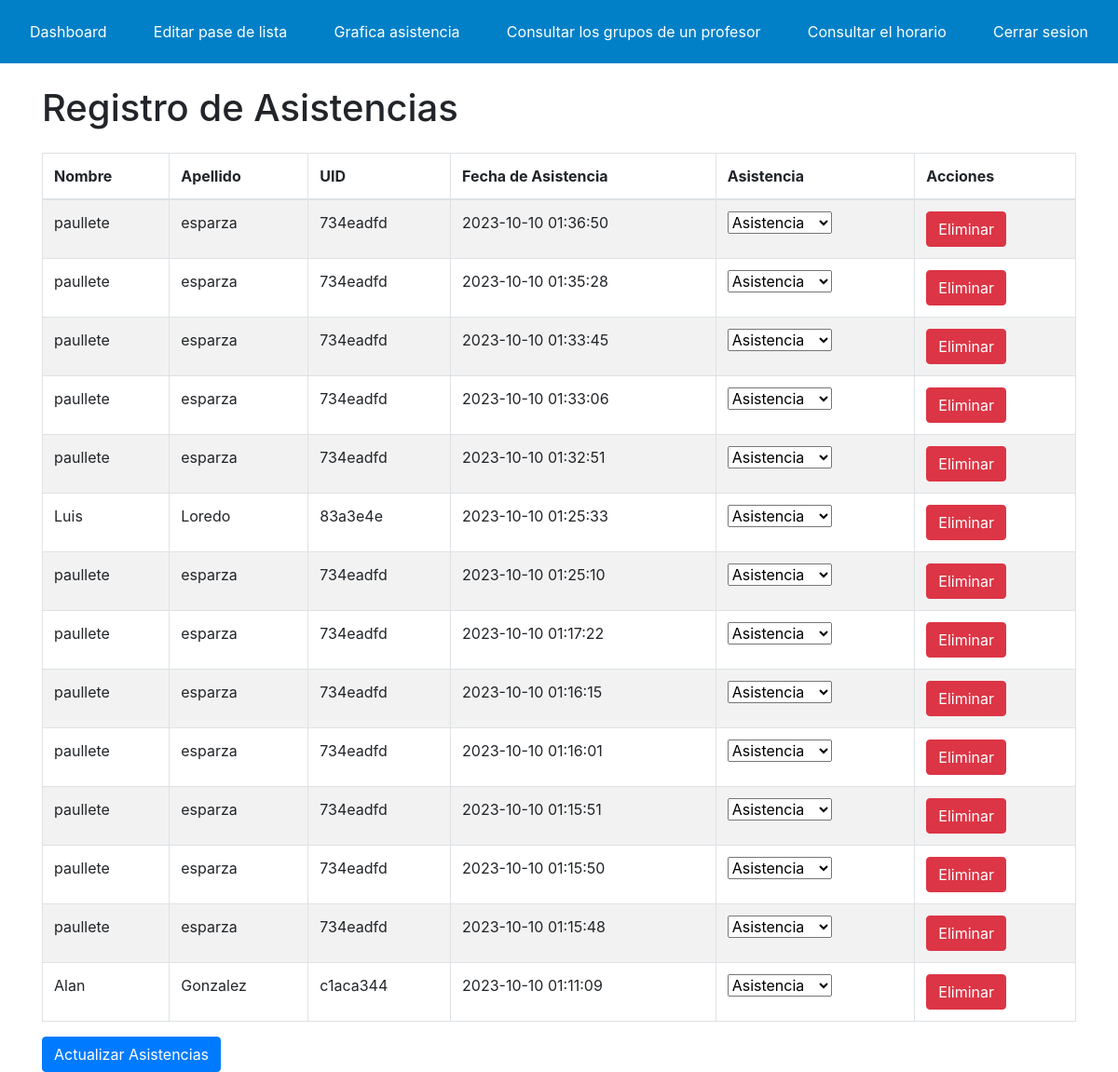
The app's page /editar_pase_lista.php (signed in) with its own data.
### tables this page shows
CREATE TABLE `asistencias` (
  `id` int(6) UNSIGNED NOT NULL,
  `uid` varchar(50) NOT NULL,
  `fecha` timestamp NOT NULL DEFAULT current_timestamp() ON UPDATE current_timestamp(),
  `asistio` tinyint(1) NOT NULL DEFAULT 0,
  `pin` varchar(4) DEFAULT NULL
);

CREATE TABLE `alumnos` (
  `id` int(6) UNSIGNED NOT NULL,
  `nombre` varchar(100) NOT NULL,
  `apellido` varchar(100) NOT NULL,
  `uid` varchar(50) NOT NULL,
  `username` varchar(100) NOT NULL,
  `password` varchar(255) NOT NULL,
  `email` varchar(100) DEFAULT NULL,
  `pin` varchar(4) NOT NULL
);

### editar_pase_lista.php (the view, shortened to what this page needs)
<?php
$servername = "localhost";
$username = "root";
$password = "";
$dbname = "rfid";
$conn = new mysqli($servername, $username, $password, $dbname);
$sql = "SELECT
    asi.id AS asi_id,
    asi.uid,
    al.nombre,
    al.apellido,
    CASE
        WHEN asi.fecha IS NULL THEN 'Ausente'
        ELSE DATE_FORMAT(asi.fecha, '%Y-%m-%d %H:%i:%s')
    END AS fecha_asistencia,
    asi.asistio
FROM asistencias asi
LEFT JOIN alumnos al ON asi.uid = al.uid
ORDER BY asi.fecha DESC;
";
$result = $conn->query($sql);
?>
<?php include('nav_profesor.php'); ?>
<!DOCTYPE html>
<html lang="es">
<head>
    <link href="https://maxcdn.bootstrapcdn.com/bootstrap/4.5.2/css/bootstrap.min.css" rel="stylesheet">
</head>
<body>
<div class="container mt-4">
    <h1 class="mb-4">Registro de Asistencias</h1>
    <form action="" method="post">
        <table class="table table-striped table-bordered">
            <thead>
                <tr>
                    <th>Nombre</th>
                    <th>Apellido</th>
                    <th>UID</th>
                    <th>Fecha de Asistencia</th>
                    <th>Asistencia</th>
                    <th>Acciones</th>
                </tr>
            </thead>
            <tbody>
            <?php
                    if ($result->num_rows > 0) {
                        while($row = $result->fetch_assoc()) {
                            echo "<tr>";
                    echo "<td>" . (isset($row['nombre']) ? $row['nombre'] : 'Desconocido') . "</td>";
                    echo "<td>" . (isset($row['apellido']) ? $row['apellido'] : 'Desconocido') . "</td>";
                    echo "<td>" . $row['uid'] . "</td>";
                    echo "<td>" . $row['fecha_asistencia'] . "</td>";
                    echo "<td>";
                    echo '<select name="asistencia[' . $row['asi_id'] . ']">';
                    echo '<option value="Asistencia"' . ($row['asistio'] == 0 ? ' selected' : '') . '>Asistencia</option>';
                    echo '</select>';
                    echo "</td>";
                    echo "<td>";
                    echo '<button type="button" class="btn btn-danger" onclick="submitDeleteForm(' . $row['asi_id'] . ')">Eliminar</button>';
                    echo "</td>";
                    echo "</tr>";
                }
            }
            ?>
               </tbody>
        </table>
        <button type="submit" name="actualizar_asistencias" class="btn btn-primary">Actualizar Asistencias</button>
    </form>
</div>
</body>
</html>

### records on screen
asistencias: alumnos.nombre "paullete", alumnos.apellido "esparza", uid "734eadfd", fecha_asistencia "2023-10-10 01:36:50", asistio+id "Asistencia"
asistencias: alumnos.nombre "paullete", alumnos.apellido "esparza", uid "734eadfd", fecha_asistencia "2023-10-10 01:35:28", asistio+id "Asistencia"
asistencias: alumnos.nombre "paullete", alumnos.apellido "esparza", uid "734eadfd", fecha_asistencia "2023-10-10 01:33:45", asistio+id "Asistencia"
asistencias: alumnos.nombre "paullete", alumnos.apellido "esparza", uid "734eadfd", fecha_asistencia "2023-10-10 01:33:06", asistio+id "Asistencia"
asistencias: alumnos.nombre "paullete", alumnos.apellido "esparza", uid "734eadfd", fecha_asistencia "2023-10-10 01:32:51", asistio+id "Asistencia"
asistencias: alumnos.nombre "Luis", alumnos.apellido "Loredo", uid "83a3e4e", fecha_asistencia "2023-10-10 01:25:33", asistio+id "Asistencia"
asistencias: alumnos.nombre "paullete", alumnos.apellido "esparza", uid "734eadfd", fecha_asistencia "2023-10-10 01:25:10", asistio+id "Asistencia"
asistencias: alumnos.nombre "paullete", alumnos.apellido "esparza", uid "734eadfd", fecha_asistencia "2023-10-10 01:17:22", asistio+id "Asistencia"
asistencias: alumnos.nombre "paullete", alumnos.apellido "esparza", uid "734eadfd", fecha_asistencia "2023-10-10 01:16:15", asistio+id "Asistencia"
asistencias: alumnos.nombre "paullete", alumnos.apellido "esparza", uid "734eadfd", fecha_asistencia "2023-10-10 01:16:01", asistio+id "Asistencia"
asistencias: alumnos.nombre "paullete", alumnos.apellido "esparza", uid "734eadfd", fecha_asistencia "2023-10-10 01:15:51", asistio+id "Asistencia"
asistencias: alumnos.nombre "paullete", alumnos.apellido "esparza", uid "734eadfd", fecha_asistencia "2023-10-10 01:15:50", asistio+id "Asistencia"
asistencias: alumnos.nombre "paullete", alumnos.apellido "esparza", uid "734eadfd", fecha_asistencia "2023-10-10 01:15:48", asistio+id "Asistencia"
asistencias: alumnos.nombre "Alan", alumnos.apellido "Gonzalez", uid "c1aca344", fecha_asistencia "2023-10-10 01:11:09", asistio+id "Asistencia"
